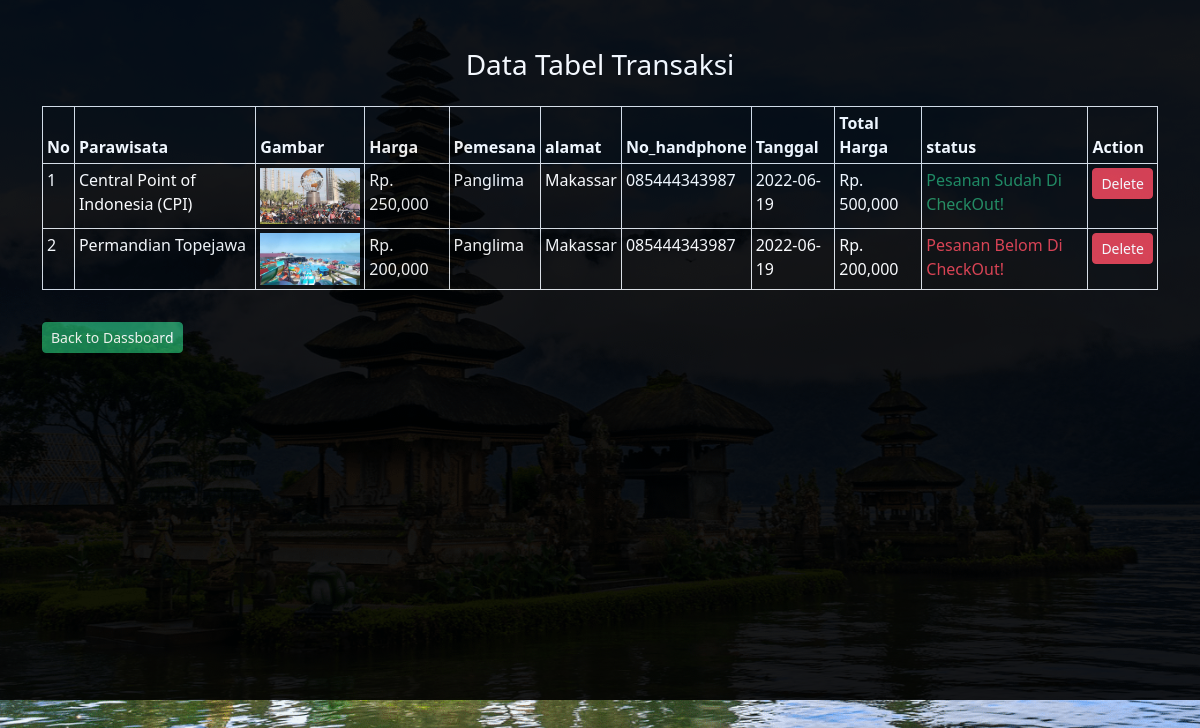
The page /admin/pesanan/pesanan.php (signed in) on the database its author committed.
### tables this page shows
CREATE TABLE `tb_pesanan` (
  `id_pesanan` int(11) NOT NULL,
  `id_parawisata` int(11) NOT NULL,
  `id_user` int(11) NOT NULL,
  `jumlah_pesan` int(20) NOT NULL,
  `tanggal_pesanan` date NOT NULL,
  `total_harga` int(20) NOT NULL,
  `status` varchar(100) NOT NULL
);

CREATE TABLE `tb_parawisata` (
  `id_parawisata` int(11) NOT NULL,
  `nama_parawisata` varchar(100) NOT NULL,
  `tempat_parawisata` varchar(200) NOT NULL,
  `tentang` text NOT NULL,
  `gambar` varchar(100) NOT NULL,
  `harga` varchar(100) NOT NULL
);

CREATE TABLE `tb_user` (
  `id_user` int(11) NOT NULL,
  `username` varchar(100) NOT NULL,
  `alamat` varchar(100) NOT NULL,
  `no_handphone` varchar(100) NOT NULL,
  `password` varchar(100) NOT NULL
);

### admin/pesanan/pesanan.php (the view, shortened to what this page needs)
<?php
include '../../koneksi.php';
?>
<!doctype html>
<html lang="en">
  <head>
    <link rel="stylesheet" href="https://cdn.jsdelivr.net/npm/bootstrap-icons@1.8.3/font/bootstrap-icons.css">
    <link href="https://cdn.jsdelivr.net/npm/bootstrap@5.2.0-beta1/dist/css/bootstrap.min.css" rel="stylesheet">
  </head>
  <body>
  <div class="container-fluid" id="container-fluid">
    <div class="container">
    <div class="row text-white text-center">
        <div class="col-lg-12 mt-5 mb-3">
            <h3>Data Tabel Transaksi</h3>
        </div>
    </div>
    <div class="row">
        <div class="col-lg-12">
            <div class="table-responisve">
                <table class="table table-sm table-striped text-white table-bordered">
                    <thead>
                        <tr data-aos="fade-right" data-aos-duration="2000">
                            <th>No</th>
                            <th>Parawisata</th>
                            <th>Gambar</th>
                            <th>Harga</th>
                            <th>Pemesana</th>
                            <th>alamat</th>
                            <th>No_handphone</th>
                            <th>Tanggal</th>
                            <th>Total Harga</th>
                            <th>status</th>
                            <th>Action</th>
                        </tr>
                    </thead>
                    <tbody>
                    <?php
							$no = 1;
							$pesanan = mysqli_query($conn, "SELECT * FROM tb_pesanan
                            LEFT JOIN tb_parawisata ON tb_pesanan.id_parawisata = tb_parawisata.id_parawisata
                            LEFT JOIN tb_user ON tb_pesanan.id_user = tb_user.id_user
                            ");
							if(mysqli_num_rows($pesanan) > 0){
							while($row = mysqli_fetch_array($pesanan)){
						?>
						<tr>
							<td class="text-white"><?php echo $no++ ?></td>
							<td class="text-white"><?php echo $row['nama_parawisata'] ?></td>
							<td class="text-white"><a href="../parawisata/img/<?php echo $row['gambar']?>" target="_blank"> <img src="../parawisata/img/<?php echo $row['gambar'] ?>" width="100"></a></td>
                            <td class="text-white">Rp. <?php echo number_format($row['harga']) ?></td>
                            <td class="text-white"><?php echo $row['username'] ?></td>
                            <td class="text-white"><?php echo $row['alamat'] ?></td>
                            <td class="text-white"><?php echo $row['no_handphone'] ?></td>
                            <td class="text-white"><?php echo $row['tanggal_pesanan'] ?></td>
                            <td class="text-white">Rp. <?php echo number_format($row['total_harga']) ?></td>
                            <?php if($row['status'] == '0') { ?>
                            <td class="text-danger">Pesanan Belom Di CheckOut!</td>
                            <?php }else{ ?>
                            <td class="text-success">Pesanan Sudah Di CheckOut!</td>
                            <?php } ?>
							<td class="text-white">
                                <a href="hapus.php?id_pesanan=<?php echo $row['id_pesanan']?>" class="btn btn-danger btn-sm" onclick="return confirm('YAKIN INGIN HAPUS DATA PESANAN?')">Delete</a>
							</td>
						</tr>
						<?php }}else{ ?>
							<tr>
								<td colspan="11" class="text-danger">Tidak ada data Pesanan</td>
							</tr>
						<?php } ?>
					</tbody>
                </table>
            </div>
        </div>
    </div>
    <div class="row mt-3">
        <div class="col-lg-12">
            <a href="../dashboard.php" class="btn btn-success btn-sm">Back to Dassboard</a>
        </div>
    </div>
 </div>
 <br><br>
</div>
  </body>
</html>

### admin/pesanan/pesanan.php (style rules this page uses)
html body { background-image: url('../../img/background.png'); background-size: cover; background-position: center; background-repeat: no-repeat; }
#container-fluid { background-color: black; opacity: 0.9; height: 700px; }

### rows shown on the page
tb_pesanan: id_parawisata.nama_parawisata "Central Point of Indonesia (CPI)", id_parawisata.gambar (picture), id_parawisata.harga "250,000", id_user.username "Panglima", id_user.alamat "Makassar", id_user.no_handphone "085444343987", tanggal_pesanan "2022-06-19", total_harga "500,000", status "Pesanan Sudah Di CheckOut!"
tb_pesanan: id_parawisata.nama_parawisata "Permandian Topejawa", id_parawisata.gambar (picture), id_parawisata.harga "200,000", id_user.username "Panglima", id_user.alamat "Makassar", id_user.no_handphone "085444343987", tanggal_pesanan "2022-06-19", total_harga "200,000", status "Pesanan Belom Di CheckOut!"
